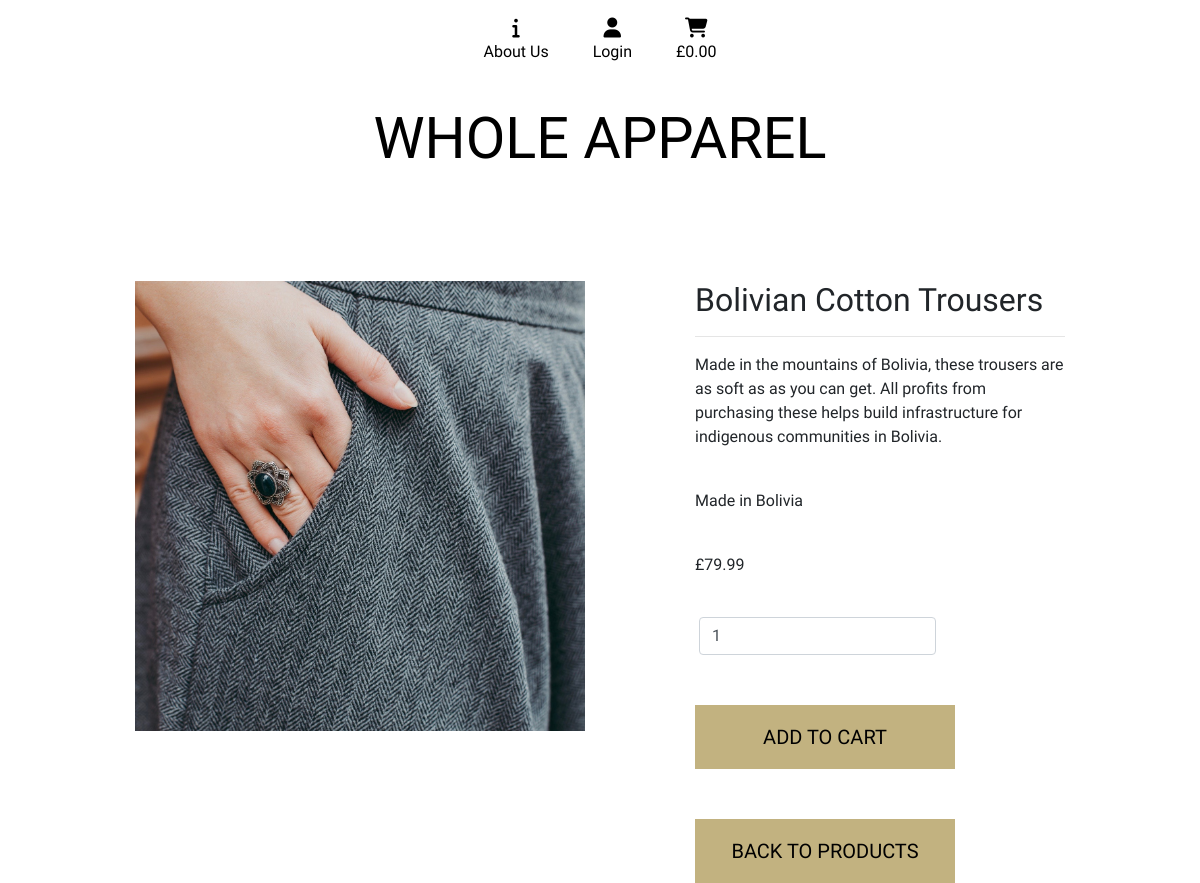
The page /products/1 on the database as committed earlier.
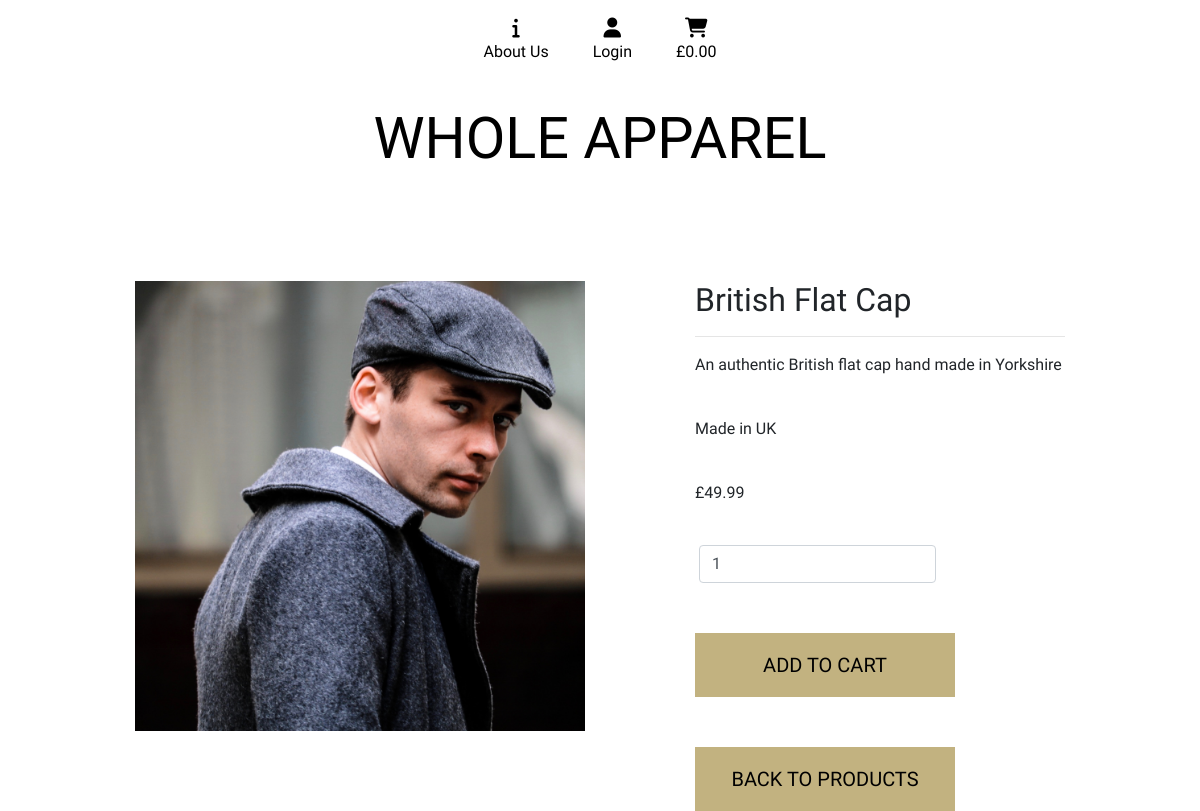
The same page on the database as committed later.
### products/models.py (models this page shows, shortened)
class Product(models.Model):
    category = models.ForeignKey('Category', null=True, blank=True, on_delete=models.SET_NULL)
    name = models.CharField(max_length=100)
    description = models.CharField(max_length=250)
    nation_of_origin = models.CharField(max_length=20)
    price = models.DecimalField(max_digits=6, decimal_places=2)
    image_url = models.URLField(max_length=1024, null=True, blank=True)
    image = models.ImageField(null=True, blank=True)

### products/views.py (the view)
# urls.py: path('<product_id>', views.get_product, name='get_product'),
def get_product(request, product_id):
    product = get_object_or_404(Product, pk=product_id)
    context = {
        'product': product,
    }
    return render(request, 'products/get_product.html', context)

### cart/contexts.py (called while the page is built, shortened)
def cart_contents(request):
    cart_items = []
    total = 0
    product_count = 0
    cart = request.session.get('cart', {})
    cart_plus_ship = total
    context = {
        'cart_items': cart_items,
        'total': total,
        'product_count': product_count,
        'cart_plus_ship': cart_plus_ship,
    }
    return context

### products/templates/products/get_product.html (shortened to what this page needs)
{% extends "base.html" %} {% load static %} {% block page_header %}
<div class="container spacer">
</div>
{% endblock %} {% block content %}
<div class="container">
  <div class="row">
    <div class="col-sm-12 col-md-6">
      <img
        class="get-product-image"
        src="{{ product.image.url }}"
        alt="{{ product.name }}"
      />
    </div>
    <div class="col-md-1"></div>
    <div class="col-sm-12 col-md-5">
      <h2>{{ product.name }}</h2>
      <hr />
      <p>{{ product.description }}</p>
      <br />
      <p>Made in {{ product.nation_of_origin }}</p>
      <br />
      <p>£{{ product.price }}</p>
      <br />
      <form class="form" method="POST" action="{% url 'add_to_cart' product.id %}">
        <div class="addcart_form row">
          <div class="col-8 row mx-1 input-group">
            <input
              class="form-control quantity"
              name="quantity"
              type="number"
              value="1"
              min="1"
              max="99"
              data-item_id="{{ product.id }}"
              id="id_qty_{{ product.id }}"
            />
          </div>
          <div class="col-12">
            <input
              type="submit"
              class="get-products-button btn btn-lg rounded-0 text-uppercase py-3 exo"
              value="Add to Cart"
              ></input>
          </div>
          <div class="col-12">
              <a href="{% url 'products' %}" class="get-products-button btn btn-lg rounded-0 text-uppercase py-3 exo">Back to Products</a>
          </div>
        </div>
      </form>
    </div>
  </div>
</div>
{% endblock %}

### templates/base.html (shortened to what this page needs)
{% load static %}
<!doctype html>
<html lang="en">
  <head>
    {% block corecss %}
    <link rel="stylesheet" href="https://stackpath.bootstrapcdn.com/bootstrap/4.4.1/css/bootstrap.min.css">
    <link rel="stylesheet" href="{% static 'css/base.css' %}">
    {% endblock %}
  </head>
  <body>
    <header class="container-fluid right my-2">
        <div class="row">
            <div class="col-12">
                <ul class="list-inline list-unstyled text-center">
                    <li class="list-inline-item">
                        <a class="text-black nav-link">
                            <div class="text-center">
                                <div><i class="fas fa-info fa-lg"></i></div>
                                <p class="my-0">About Us</p>
                            </div>
                        </a>
                    </li>
                    <li class="list-inline-item dropdown">
                        <a class="text-black nav-link" href="#" id="user-options" data-toggle="dropdown" aria-haspopup="true" aria-expanded="false">
                            <div class="text-center">
                                <div><i class="fas fa-user fa-lg"></i></div>
                                {% if request.user.is_authenticated %}
                                    <p class="my-0">{{ request.user.username }}</p>
                                {% else %}
                                    <p class="my-0">Login</p>
                                {% endif %}
                            </div>
                        </a>
                    </li>
                    <li class="list-inline-item">
                         <a href="{% url 'view_cart' %}" class="nav-link">
                        <div class="text-center text-black">
                            <div>
                            <i class="fas fas fa-shopping-cart fa-lg"></i></div>
                                <p class="my-0">
                                    {% if cart_items %}
                                        £{{ cart_plus_ship|floatformat:2 }}
                                    {% else %}
                                        £0.00
                                    {% endif %}
                                </p>
                            </div>
                        </a>
                    </li>
                </ul>
            </div>
        </div>
    </header>
    <section>
        <div class="row">
            <div class="col-12 title-container">
                <a href="{% url 'home' %}" class="nav-link main-logo-link">
                    <h2 class="logo-font text-black my-0 title-logo">Whole Apparel</h2>
                </a>
            </div>
        </div>
    </section>
    {% block page_header %}
    {% endblock %}
    {% block content %}
    {% endblock %}
  </body>
</html>

### static/css/base.css (style rules this page uses)
html { height: 100%; }
body { height: calc(100vh - 164px); font-family: "Exo 2", sans-serif; }
.title-container { text-align: center; }
.title-logo { display: inline-block; font-size: 3.6rem; }
.logo-font { text-transform: uppercase; }
.get-products-button { background: #c2b280; color: black; min-width: 260px; margin-top: 50px; }
.text-black { color: #000 !important; }
.spacer { height: 100px; }
.get-product-image { width: 100%; }
@media (min-width: 1200px) { .container { max-width: 80%; } }

Rows that differ between the two databases and show on the page:
changed Product id 1: image: a different picture; name "Bolivian Cotton Trousers" → "British Flat Cap"; description "Made in the mountains of Bolivia, these trousers are as soft as as you can get. All profits from purchasing these helps build infrastructure for indigenous communities in Bolivia." → "An authentic British flat cap hand made in Yorkshire"; nation_of_origin "Bolivia" → "UK"; price "79.99" → "49.99"
